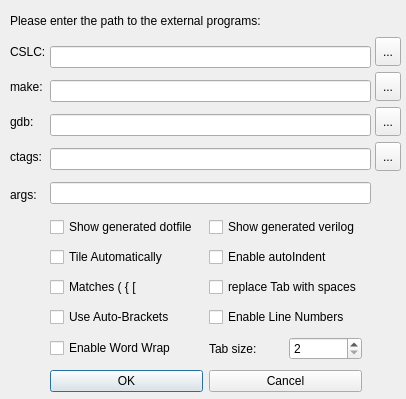
<ui version="4.0" >
 <class>Tools</class>
 <widget class="QDialog" name="Tools" >
  <property name="geometry" >
   <rect>
    <x>0</x>
    <y>0</y>
    <width>406</width>
    <height>399</height>
   </rect>
  </property>
  <property name="windowTitle" >
   <string>External Tools</string>
  </property>
  <widget class="QToolButton" name="makeLocation" >
   <property name="geometry" >
    <rect>
     <x>375</x>
     <y>72</y>
     <width>26</width>
     <height>29</height>
    </rect>
   </property>
   <property name="text" >
    <string>...</string>
   </property>
  </widget>
  <widget class="QLabel" name="label_8" >
   <property name="geometry" >
    <rect>
     <x>10</x>
     <y>142</y>
     <width>36</width>
     <height>29</height>
    </rect>
   </property>
   <property name="text" >
    <string>ctags:</string>
   </property>
  </widget>
  <widget class="QToolButton" name="cslcLocation" >
   <property name="geometry" >
    <rect>
     <x>375</x>
     <y>37</y>
     <width>26</width>
     <height>29</height>
    </rect>
   </property>
   <property name="text" >
    <string>...</string>
   </property>
  </widget>
  <widget class="QLabel" name="label_9" >
   <property name="geometry" >
    <rect>
     <x>10</x>
     <y>180</y>
     <width>36</width>
     <height>29</height>
    </rect>
   </property>
   <property name="text" >
    <string>args:</string>
   </property>
  </widget>
  <widget class="QLabel" name="label_6" >
   <property name="geometry" >
    <rect>
     <x>10</x>
     <y>72</y>
     <width>36</width>
     <height>29</height>
    </rect>
   </property>
   <property name="text" >
    <string>make:</string>
   </property>
  </widget>
  <widget class="QToolButton" name="ctagsLocation" >
   <property name="geometry" >
    <rect>
     <x>375</x>
     <y>142</y>
     <width>26</width>
     <height>29</height>
    </rect>
   </property>
   <property name="text" >
    <string>...</string>
   </property>
  </widget>
  <widget class="QToolButton" name="gdbLocation" >
   <property name="geometry" >
    <rect>
     <x>375</x>
     <y>107</y>
     <width>26</width>
     <height>29</height>
    </rect>
   </property>
   <property name="text" >
    <string>...</string>
   </property>
  </widget>
  <widget class="QLabel" name="label_7" >
   <property name="geometry" >
    <rect>
     <x>10</x>
     <y>107</y>
     <width>36</width>
     <height>29</height>
    </rect>
   </property>
   <property name="text" >
    <string>gdb:</string>
   </property>
  </widget>
  <widget class="QWidget" name="gdbWidget" >
   <property name="geometry" >
    <rect>
     <x>50</x>
     <y>40</y>
     <width>321</width>
     <height>171</height>
    </rect>
   </property>
   <layout class="QGridLayout" >
    <property name="margin" >
     <number>0</number>
    </property>
    <property name="spacing" >
     <number>6</number>
    </property>
    <item row="2" column="0" >
     <widget class="QLineEdit" name="gdb" >
      <property name="dragEnabled" >
       <bool>true</bool>
      </property>
      <property name="readOnly" >
       <bool>false</bool>
      </property>
     </widget>
    </item>
    <item row="4" column="0" >
     <widget class="QLineEdit" name="args" >
      <property name="whatsThis" >
       <string>&lt;html>&lt;head>&lt;meta name="qrichtext" content="1" />&lt;style type="text/css">
p, li { white-space: pre-wrap; }
&lt;/style>&lt;/head>&lt;body style=" font-family:'Sans Serif'; font-size:9pt; font-weight:400; font-style:normal; text-decoration:none;">
&lt;p style=" margin-top:0px; margin-bottom:0px; margin-left:0px; margin-right:0px; -qt-block-indent:0; text-indent:0px;">&lt;span style=" color:#0000ff;">CSLC arguments&lt;/span>&lt;/p>&lt;/body>&lt;/html></string>
      </property>
      <property name="dragEnabled" >
       <bool>true</bool>
      </property>
      <property name="readOnly" >
       <bool>false</bool>
      </property>
     </widget>
    </item>
    <item row="1" column="0" >
     <widget class="QLineEdit" name="make" >
      <property name="dragEnabled" >
       <bool>true</bool>
      </property>
      <property name="readOnly" >
       <bool>false</bool>
      </property>
     </widget>
    </item>
    <item row="3" column="0" >
     <widget class="QLineEdit" name="ctags" >
      <property name="dragEnabled" >
       <bool>true</bool>
      </property>
      <property name="readOnly" >
       <bool>false</bool>
      </property>
     </widget>
    </item>
    <item row="0" column="0" >
     <widget class="QLineEdit" name="cslc" >
      <property name="whatsThis" >
       <string>&lt;html>&lt;head>&lt;meta name="qrichtext" content="1" />&lt;style type="text/css">
p, li { white-space: pre-wrap; }
&lt;/style>&lt;/head>&lt;body style=" font-family:'Sans Serif'; font-size:9pt; font-weight:400; font-style:normal; text-decoration:none;">
&lt;p style=" margin-top:0px; margin-bottom:0px; margin-left:0px; margin-right:0px; -qt-block-indent:0; text-indent:0px;">path to CSLC binary&lt;/p>&lt;/body>&lt;/html></string>
      </property>
      <property name="dragEnabled" >
       <bool>true</bool>
      </property>
      <property name="readOnly" >
       <bool>false</bool>
      </property>
     </widget>
    </item>
   </layout>
  </widget>
  <widget class="QLabel" name="label" >
   <property name="geometry" >
    <rect>
     <x>10</x>
     <y>10</y>
     <width>391</width>
     <height>21</height>
    </rect>
   </property>
   <property name="text" >
    <string>Please enter the path to the external programs:</string>
   </property>
  </widget>
  <widget class="QLabel" name="label_5" >
   <property name="geometry" >
    <rect>
     <x>10</x>
     <y>37</y>
     <width>36</width>
     <height>29</height>
    </rect>
   </property>
   <property name="text" >
    <string>CSLC:</string>
   </property>
  </widget>
  <widget class="QWidget" name="layoutWidget" >
   <property name="geometry" >
    <rect>
     <x>50</x>
     <y>213</y>
     <width>312</width>
     <height>184</height>
    </rect>
   </property>
   <layout class="QGridLayout" >
    <property name="margin" >
     <number>0</number>
    </property>
    <property name="spacing" >
     <number>6</number>
    </property>
    <item row="4" column="1" >
     <layout class="QGridLayout" >
      <property name="margin" >
       <number>0</number>
      </property>
      <property name="spacing" >
       <number>6</number>
      </property>
      <item row="0" column="1" >
       <widget class="QSpinBox" name="tabSize" >
        <property name="maximum" >
         <number>16</number>
        </property>
        <property name="minimum" >
         <number>2</number>
        </property>
       </widget>
      </item>
      <item row="0" column="0" >
       <widget class="QLabel" name="label_10" >
        <property name="text" >
         <string>Tab size:</string>
        </property>
       </widget>
      </item>
     </layout>
    </item>
    <item row="4" column="0" >
     <widget class="QCheckBox" name="wordWrap" >
      <property name="text" >
       <string>Enable Word Wrap</string>
      </property>
     </widget>
    </item>
    <item row="1" column="1" >
     <widget class="QCheckBox" name="enableAutoIndent" >
      <property name="text" >
       <string>Enable autoIndent</string>
      </property>
     </widget>
    </item>
    <item row="0" column="1" >
     <widget class="QCheckBox" name="showVerilogFile" >
      <property name="toolTip" >
       <string>&lt;html>&lt;head>&lt;meta name="qrichtext" content="1" />&lt;style type="text/css">
p, li { white-space: pre-wrap; }
&lt;/style>&lt;/head>&lt;body style=" font-family:'Sans Serif'; font-size:9pt; font-weight:400; font-style:normal; text-decoration:none;">
&lt;p style="-qt-paragraph-type:empty; margin-top:0px; margin-bottom:0px; margin-left:0px; margin-right:0px; -qt-block-indent:0; text-indent:0px;">&lt;/p>&lt;/body>&lt;/html></string>
      </property>
      <property name="styleSheet" >
       <string/>
      </property>
      <property name="text" >
       <string>Show generated verilog</string>
      </property>
     </widget>
    </item>
    <item row="0" column="0" >
     <widget class="QCheckBox" name="showDotFile" >
      <property name="toolTip" >
       <string>&lt;html>&lt;head>&lt;meta name="qrichtext" content="1" />&lt;style type="text/css">
p, li { white-space: pre-wrap; }
&lt;/style>&lt;/head>&lt;body style=" font-family:'Sans Serif'; font-size:9pt; font-weight:400; font-style:normal; text-decoration:none;">
&lt;p style="-qt-paragraph-type:empty; margin-top:0px; margin-bottom:0px; margin-left:0px; margin-right:0px; -qt-block-indent:0; text-indent:0px;">&lt;/p>&lt;/body>&lt;/html></string>
      </property>
      <property name="styleSheet" >
       <string/>
      </property>
      <property name="text" >
       <string>Show generated dotfile</string>
      </property>
     </widget>
    </item>
    <item row="1" column="0" >
     <widget class="QCheckBox" name="tileAuto" >
      <property name="text" >
       <string>Tile Automatically</string>
      </property>
     </widget>
    </item>
    <item row="5" column="0" colspan="2" >
     <layout class="QHBoxLayout" >
      <property name="margin" >
       <number>0</number>
      </property>
      <property name="spacing" >
       <number>6</number>
      </property>
      <item>
       <widget class="QPushButton" name="okButton" >
        <property name="text" >
         <string>OK</string>
        </property>
       </widget>
      </item>
      <item>
       <widget class="QPushButton" name="cancelButton" >
        <property name="text" >
         <string>Cancel</string>
        </property>
       </widget>
      </item>
     </layout>
    </item>
    <item row="3" column="0" >
     <widget class="QCheckBox" name="autoBrackets" >
      <property name="text" >
       <string>Use Auto-Brackets</string>
      </property>
     </widget>
    </item>
    <item row="2" column="0" >
     <widget class="QCheckBox" name="enableMatch" >
      <property name="text" >
       <string>Matches ( { [</string>
      </property>
     </widget>
    </item>
    <item row="3" column="1" >
     <widget class="QCheckBox" name="enableLineNumbers" >
      <property name="text" >
       <string>Enable Line Numbers</string>
      </property>
     </widget>
    </item>
    <item row="2" column="1" >
     <widget class="QCheckBox" name="enableTabSpaces" >
      <property name="text" >
       <string>replace Tab with spaces</string>
      </property>
     </widget>
    </item>
   </layout>
  </widget>
 </widget>
 <resources>
  <include location="ide.qrc" />
 </resources>
 <connections>
  <connection>
   <sender>cancelButton</sender>
   <signal>clicked()</signal>
   <receiver>Tools</receiver>
   <slot>reject()</slot>
   <hints>
    <hint type="sourcelabel" >
     <x>356</x>
     <y>219</y>
    </hint>
    <hint type="destinationlabel" >
     <x>179</x>
     <y>282</y>
    </hint>
   </hints>
  </connection>
 </connections>
</ui>
